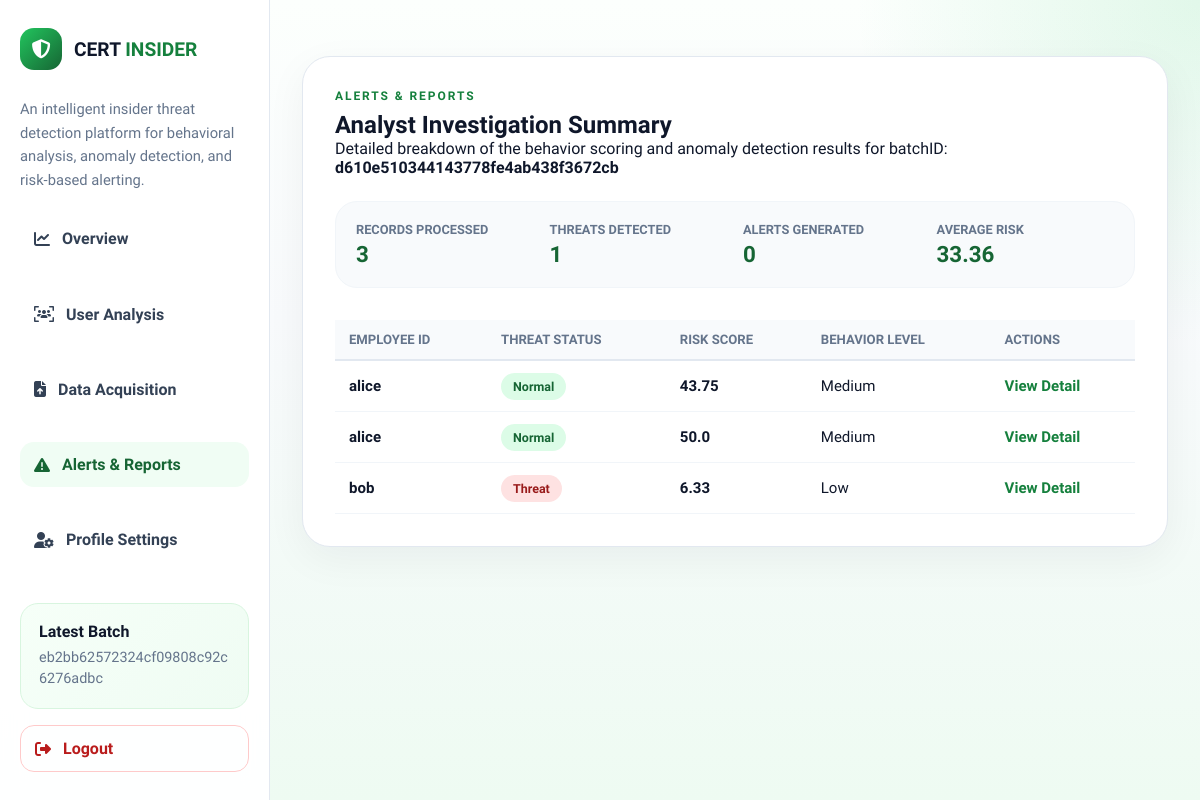
Before: /results?batch_id=d610e510344143778fe4ab438f3672cb (signed in) with the older database file.
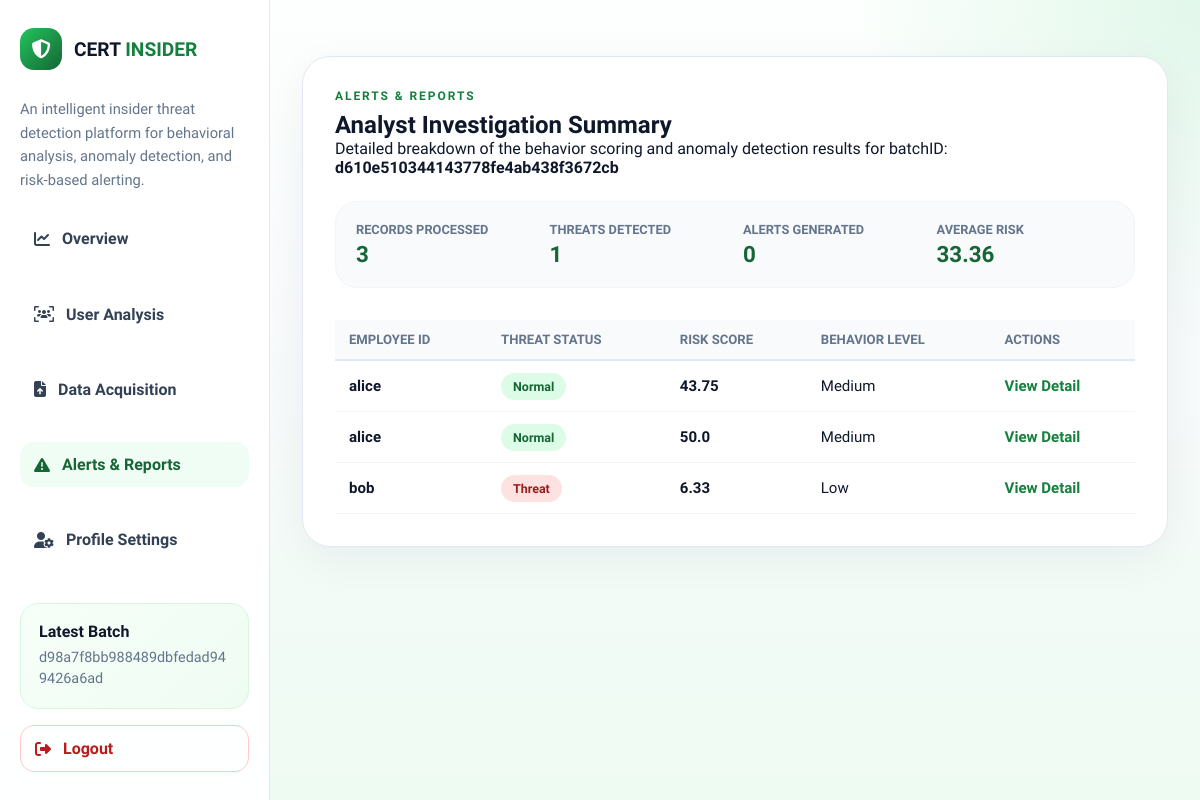
After: the same page with the newer database file.
### models/log.py (models this page shows, shortened)
class Log(db.Model):
    __tablename__ = "logs"
    id = db.Column(db.Integer, primary_key=True)
    batch_id = db.Column(db.String(64), nullable=False, index=True)
    user_id = db.Column(db.Integer, db.ForeignKey("users.id"), nullable=False, index=True)
    event_timestamp = db.Column(db.DateTime, nullable=True, index=True)
    login_frequency = db.Column(db.Float, nullable=False, default=0.0)
    after_hours_activity = db.Column(db.Float, nullable=False, default=0.0)
    night_login_count = db.Column(db.Float, nullable=False, default=0.0)
    file_access_count = db.Column(db.Float, nullable=False, default=0.0)
    email_activity_count = db.Column(db.Float, nullable=False, default=0.0)
    usb_usage_count = db.Column(db.Float, nullable=False, default=0.0)
    anomaly_flag = db.Column(db.Boolean, nullable=False, default=False)
    threat_level = db.Column(db.String(20), nullable=False, default="low")
    source_filename = db.Column(db.String(255), nullable=True)
    raw_record = db.Column(db.JSON, nullable=False)
    created_at = db.Column(db.DateTime, nullable=False, server_default=func.now())
    user = db.relationship("User", back_populates="logs")
    risk_score = db.relationship("RiskScore", back_populates="log", uselist=False, cascade="all, delete-orphan")
    alerts = db.relationship("Alert", back_populates="log", lazy=True, cascade="all, delete-orphan")

### app.py (the view)
    @app.route("/results", methods=["GET"])
    @_login_required
    def results():
        batch_id = request.args.get("batch_id")
        if not batch_id:
            batch_id, _ = _latest_batch_logs()
        if not batch_id:
            return render_template("results.html", summary=None, rows=[], batch_id=None)
        logs = (
            Log.query.filter_by(batch_id=batch_id)
            .order_by(Log.id.asc())
            .all()
        )
        rows = [_serialize_result_row(log) for log in logs]
        summary = {
            "Records Processed": len(rows),
            "Threats Detected": sum(1 for log in logs if log.anomaly_flag),
            "Alerts Generated": sum(1 for log in logs if log.risk_score and log.risk_score.score >= ALERT_THRESHOLD),
            "Average Risk": round(
                sum(log.risk_score.score for log in logs if log.risk_score) / max(len(rows), 1),
                2,
            ),
        }
        return render_template("results.html", summary=summary, rows=rows, batch_id=batch_id)

### app.py (called while the page is built)
def _current_user():
    user_id = session.get("user_id")
    if not user_id:
        return None
    return db.session.get(User, user_id)

def _login_required(view):
    @wraps(view)
    def wrapped_view(*args, **kwargs):
        if _current_user() is None:
            flash("Please sign in to continue.", "error")
            return redirect(url_for("login_page"))
        return view(*args, **kwargs)
    return wrapped_view

def _latest_batch_logs():
    latest_log = Log.query.order_by(Log.created_at.desc(), Log.id.desc()).first()
    if latest_log is None:
        return None, []
    batch_logs = (
        Log.query.filter_by(batch_id=latest_log.batch_id)
        .order_by(Log.id.asc())
        .all()
    )
    return latest_log.batch_id, batch_logs

### templates/results.html (shortened to what this page needs)
{% extends "base.html" %}
{% block content %}
    <div class="report-card">
        <div class="eyebrow">Alerts & Reports</div>
        <h2>Analyst Investigation Summary</h2>
        <p style="margin-bottom: 24px;">Detailed breakdown of the behavior scoring and anomaly detection results for batchID: <strong>{{ batch_id if batch_id else 'N/A' }}</strong></p>
        {% if summary %}
        <div class="stat-bar">
            {% for label, val in summary.items() %}
            <div class="stat-box">
                <span>{{ label }}</span>
                <strong>{{ val }}</strong>
            </div>
            {% endfor %}
        </div>
        {% endif %}
        {% if rows %}
        <div style="overflow-x: auto;">
            <table>
                <thead>
                    <tr>
                        <th>Employee ID</th>
                        <th>Threat Status</th>
                        <th>Risk Score</th>
                        <th>Behavior Level</th>
                        <th>Actions</th>
                    </tr>
                </thead>
                <tbody>
                    {% for row in rows %}
                    <tr>
                        <td><strong>{{ row.user }}</strong></td>
                        <td>
                            <span class="tag {{ 'threat' if row.status == 'Threat' else 'normal' }}">
                                {{ row.status }}
                            </span>
                        </td>
                        <td><strong>{{ row.risk_score }}</strong></td>
                        <td>{{ row.threat_level }}</td>
                        <td>
                            <a href="#" style="color: var(--green-600); font-weight: 700; text-decoration: none;">View Detail</a>
                        </td>
                    </tr>
                    {% endfor %}
                </tbody>
            </table>
        </div>
        {% else %}
        <div style="text-align: center; padding: 60px;">
            <i class="fas fa-folder-open" style="font-size: 3rem; color: var(--slate-200); margin-bottom: 16px;"></i>
            <p>No results found for this batch. Please process a dataset first.</p>
        </div>
        {% endif %}
    </div>
{% endblock %}

### templates/base.html (shortened to what this page needs)
<!DOCTYPE html>
<html lang="en">
<head>
    <link rel="stylesheet" href="https://cdnjs.cloudflare.com/ajax/libs/font-awesome/6.4.0/css/all.min.css">
</head>
<body>
    {% set active_page = request.endpoint %}
    <aside class="sidebar">
        <a href="{{ url_for('dashboard') }}" class="logo">
            <i class="fas fa-shield-halved"></i>
            <div>CERT <span>INSIDER</span></div>
        </a>
        <p class="sidebar-copy">An intelligent insider threat detection platform for behavioral analysis, anomaly detection, and risk-based alerting.</p>
        <ul class="nav-menu">
            <li><a href="{{ url_for('dashboard') }}" class="nav-link {{ 'active' if active_page == 'dashboard' else '' }}"><i class="fas fa-chart-line"></i> Overview</a></li>
            <li><a href="{{ url_for('detect_view') }}" class="nav-link {{ 'active' if active_page in ['detect_view', 'predict'] else '' }}"><i class="fas fa-users-viewfinder"></i> User Analysis</a></li>
            <li><a href="{{ url_for('upload') }}" class="nav-link {{ 'active' if active_page == 'upload' else '' }}"><i class="fas fa-file-arrow-up"></i> Data Acquisition</a></li>
            <li><a href="{{ url_for('results') }}" class="nav-link {{ 'active' if active_page == 'results' else '' }}"><i class="fas fa-triangle-exclamation"></i> Alerts & Reports</a></li>
            <li><a href="{{ url_for('profile') }}" class="nav-link {{ 'active' if active_page == 'profile' else '' }}"><i class="fas fa-user-gear"></i> Profile Settings</a></li>
        </ul>
        <div class="sidebar-summary">
            <strong>Latest Batch</strong>
            <p>{% if latest_batch_id %}{{ latest_batch_id }}{% else %}No dataset processed yet{% endif %}</p>
        </div>
        <a href="{{ url_for('logout') }}" class="nav-link logout-btn">
            <i class="fas fa-right-from-bracket"></i> Logout
        </a>
    </aside>
    <main class="main-content">
        {% block content %}{% endblock %}
    </main>
</body>
</html>

Changed rows visible on the page:
no longer on this page (row unchanged): Log: batch "eb2bb62572324cf09808c92c6276adbc"
added Log: batch "d98a7f8bb988489dbfedad949426a6ad"
